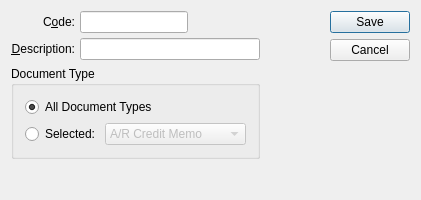
<?xml version="1.0" encoding="UTF-8"?>
<ui version="4.0">
 <comment>This file is part of the xTuple ERP: PostBooks Edition, a free and
open source Enterprise Resource Planning software suite,
Copyright (c) 1999-2019 by OpenMFG LLC, d/b/a xTuple.
It is licensed to you under the Common Public Attribution License
version 1.0, the full text of which (including xTuple-specific Exhibits)
is available at www.xtuple.com/CPAL.  By using this software, you agree
to be bound by its terms.</comment>
 <class>reasonCode</class>
 <widget class="QDialog" name="reasonCode">
  <property name="geometry">
   <rect>
    <x>0</x>
    <y>0</y>
    <width>421</width>
    <height>200</height>
   </rect>
  </property>
  <property name="windowTitle">
   <string>Reason Code</string>
  </property>
  <layout class="QGridLayout" name="gridLayout_2">
   <item row="0" column="0">
    <layout class="QHBoxLayout" name="horizontalLayout_3">
     <item>
      <layout class="QVBoxLayout" name="verticalLayout_2">
       <item>
        <layout class="QVBoxLayout" name="verticalLayout">
         <item>
          <layout class="QHBoxLayout">
           <property name="spacing">
            <number>5</number>
           </property>
           <item>
            <layout class="QVBoxLayout">
             <property name="spacing">
              <number>5</number>
             </property>
             <item>
              <widget class="QLabel" name="_codeLit">
               <property name="text">
                <string>C&amp;ode:</string>
               </property>
               <property name="alignment">
                <set>Qt::AlignRight|Qt::AlignTrailing|Qt::AlignVCenter</set>
               </property>
               <property name="buddy">
                <cstring>_code</cstring>
               </property>
              </widget>
             </item>
             <item>
              <widget class="QLabel" name="_descriptionLit">
               <property name="text">
                <string>&amp;Description:</string>
               </property>
               <property name="alignment">
                <set>Qt::AlignRight|Qt::AlignTrailing|Qt::AlignVCenter</set>
               </property>
               <property name="buddy">
                <cstring>_description</cstring>
               </property>
              </widget>
             </item>
            </layout>
           </item>
           <item>
            <layout class="QVBoxLayout">
             <property name="spacing">
              <number>5</number>
             </property>
             <item>
              <layout class="QHBoxLayout">
               <property name="spacing">
                <number>0</number>
               </property>
               <item>
                <widget class="XLineEdit" name="_code"/>
               </item>
               <item>
                <spacer name="Spacer18">
                 <property name="orientation">
                  <enum>Qt::Horizontal</enum>
                 </property>
                 <property name="sizeType">
                  <enum>QSizePolicy::Expanding</enum>
                 </property>
                 <property name="sizeHint" stdset="0">
                  <size>
                   <width>20</width>
                   <height>20</height>
                  </size>
                 </property>
                </spacer>
               </item>
              </layout>
             </item>
             <item>
              <widget class="XLineEdit" name="_description"/>
             </item>
            </layout>
           </item>
          </layout>
         </item>
         <item>
          <widget class="QGroupBox" name="docTypeGroup">
           <property name="sizePolicy">
            <sizepolicy hsizetype="Fixed" vsizetype="Fixed">
             <horstretch>0</horstretch>
             <verstretch>0</verstretch>
            </sizepolicy>
           </property>
           <property name="title">
            <string>Document Type</string>
           </property>
           <layout class="QGridLayout" name="gridLayout">
            <item row="0" column="0">
             <layout class="QHBoxLayout" name="horizontalLayout">
              <item>
               <widget class="QRadioButton" name="_allDocTypes">
                <property name="text">
                 <string>All Document Types</string>
                </property>
                <property name="checked">
                 <bool>true</bool>
                </property>
               </widget>
              </item>
              <item>
               <spacer name="horizontalSpacer_2">
                <property name="orientation">
                 <enum>Qt::Horizontal</enum>
                </property>
                <property name="sizeHint" stdset="0">
                 <size>
                  <width>40</width>
                  <height>15</height>
                 </size>
                </property>
               </spacer>
              </item>
             </layout>
            </item>
            <item row="1" column="0">
             <layout class="QHBoxLayout" name="horizontalLayout_2">
              <property name="spacing">
               <number>5</number>
              </property>
              <item>
               <widget class="QRadioButton" name="_selectedDocType">
                <property name="text">
                 <string>Selected:</string>
                </property>
               </widget>
              </item>
              <item>
               <widget class="XComboBox" name="_docType">
                <property name="enabled">
                 <bool>false</bool>
                </property>
                <item>
                 <property name="text">
                  <string>A/R Credit Memo</string>
                 </property>
                </item>
                <item>
                 <property name="text">
                  <string>A/R Debit Memo</string>
                 </property>
                </item>
                <item>
                 <property name="text">
                  <string>Return Authorization</string>
                 </property>
                </item>
               </widget>
              </item>
             </layout>
            </item>
           </layout>
          </widget>
         </item>
        </layout>
       </item>
       <item>
        <spacer name="Spacer13">
         <property name="orientation">
          <enum>Qt::Vertical</enum>
         </property>
         <property name="sizeType">
          <enum>QSizePolicy::Expanding</enum>
         </property>
         <property name="sizeHint" stdset="0">
          <size>
           <width>20</width>
           <height>0</height>
          </size>
         </property>
        </spacer>
       </item>
      </layout>
     </item>
     <item>
      <spacer name="horizontalSpacer">
       <property name="orientation">
        <enum>Qt::Horizontal</enum>
       </property>
       <property name="sizeHint" stdset="0">
        <size>
         <width>0</width>
         <height>20</height>
        </size>
       </property>
      </spacer>
     </item>
    </layout>
   </item>
   <item row="0" column="1">
    <widget class="QDialogButtonBox" name="_buttonBox">
     <property name="orientation">
      <enum>Qt::Vertical</enum>
     </property>
     <property name="standardButtons">
      <set>QDialogButtonBox::Cancel|QDialogButtonBox::Save</set>
     </property>
    </widget>
   </item>
  </layout>
 </widget>
 <layoutdefault spacing="6" margin="11"/>
 <customwidgets>
  <customwidget>
   <class>XComboBox</class>
   <extends>QComboBox</extends>
   <header>xcombobox.h</header>
  </customwidget>
  <customwidget>
   <class>XLineEdit</class>
   <extends>QLineEdit</extends>
   <header>xlineedit.h</header>
   <container>1</container>
  </customwidget>
 </customwidgets>
 <tabstops>
  <tabstop>_code</tabstop>
  <tabstop>_description</tabstop>
 </tabstops>
 <includes>
  <include location="global">parameter.h</include>
 </includes>
 <resources/>
 <connections>
  <connection>
   <sender>_selectedDocType</sender>
   <signal>toggled(bool)</signal>
   <receiver>_docType</receiver>
   <slot>setEnabled(bool)</slot>
   <hints>
    <hint type="sourcelabel">
     <x>65</x>
     <y>135</y>
    </hint>
    <hint type="destinationlabel">
     <x>197</x>
     <y>135</y>
    </hint>
   </hints>
  </connection>
 </connections>
</ui>
